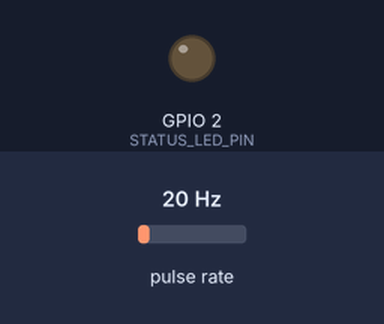
Simulated run of this sketch. Board: ESP32. Shown: output pins drawn as LEDs (lit = HIGH). Wiring (inferred from the names in the program): pulse sensor: data GPIO 4. The inputs (shaded band) are chosen by the test bench; at power-on: pulse rate 20 Hz. WiFi joins after 1.5 s; servers stay silent unless stated; uploads are accepted with an empty reply; the local clock reads 2024-03-15 10:24:30 at power-on unless the sketch sets it; what the sketch prints to the serial monitor is not drawn.

Above: at 5.0 s.
At 7.67 s:
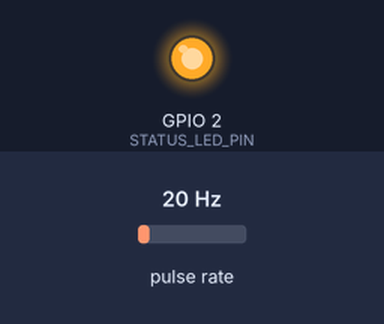
Timing chart, 0 to 9.1 s (numbered marks = the images above):
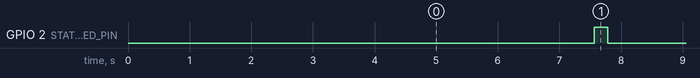

The sketch:

esp32_water_node.ino
```cpp
/**
 * ============================================================================
 * ECOCAMPUS AI — ESP32 WATER FLOW MONITORING NODE (PHASE 4)
 * ============================================================================
 *
 * Hardware Target: ESP32 DevKit V1
 * Flow Sensor:     YF-S201 Hall Effect Water Flow Sensor
 * Power:           5V USB / Phone Hotspot Wi-Fi
 * Backend API:     POST /api/v1/telemetry/ingest
 *
 * Safety:
 * - Low-voltage 5V/3.3V DC operation only.
 * - No AC mains / No pumps connected.
 * ============================================================================
 */

#include <Arduino.h>
#include "config.h"
#include "TelemetryTransport.h"

// ----------------------------------------------------------------------------
// Global State & ISR Variables
// ----------------------------------------------------------------------------
// Volatile pulse counter incremented on each falling/rising edge from the Hall sensor
volatile unsigned long totalPulseCount = 0;
volatile unsigned long intervalPulseCount = 0;

// Timing counters
unsigned long lastSampleTime = 0;
unsigned long lastTelemetryTime = 0;
unsigned long lastWiFiCheckTime = 0;

// Measurement metrics
float currentFlowRateLpm = 0.0f;
float totalVolumeLiters = 0.0f;

// Transport Layer
TelemetryTransport transport;

// ----------------------------------------------------------------------------
// Interrupt Service Routine (ISR)
// Kept in IRAM for fast execution and minimal interrupt latency on ESP32
// ----------------------------------------------------------------------------
void IRAM_ATTR onFlowSensorPulse() {
  totalPulseCount++;
  intervalPulseCount++;
}

// ----------------------------------------------------------------------------
// Setup
// ----------------------------------------------------------------------------
void setup() {
  Serial.begin(115200);
  delay(1000);

  Serial.println("\n==================================================");
  Serial.println("   ECOCAMPUS AI — ESP32 WATER FLOW NODE v1.0      ");
  Serial.println("==================================================");
  Serial.printf("Device UID:  %s\n", DEVICE_ID);
  Serial.printf("Sensor ID:   %s\n", SENSOR_ID);
  Serial.printf("Flow Pin:    GPIO %d\n", FLOW_SENSOR_PIN);
  Serial.printf("Status LED:  GPIO %d\n", STATUS_LED_PIN);
  Serial.println("==================================================\n");

  // Configure Status LED
  pinMode(STATUS_LED_PIN, OUTPUT);
  digitalWrite(STATUS_LED_PIN, LOW);

  // Configure Flow Sensor Pin with Internal Pull-Up
  pinMode(FLOW_SENSOR_PIN, INPUT_PULLUP);
  attachInterrupt(digitalPinToInterrupt(FLOW_SENSOR_PIN), onFlowSensorPulse, FALLING);

  // Initialize Network Connection
  bool connected = transport.connectWiFi(WIFI_SSID, WIFI_PASSWORD, WIFI_CONNECT_TIMEOUT_MS);
  if (connected) {
    // Synchronize Real-Time Clock via NTP
    transport.syncNTP(NTP_SERVER_1, NTP_SERVER_2);
  } else {
    Serial.println("[Warning] Starting loop in offline buffering mode. Will auto-retry Wi-Fi.");
  }

  lastSampleTime = millis();
  lastTelemetryTime = millis();
  lastWiFiCheckTime = millis();
}

// ----------------------------------------------------------------------------
// Helper: Construct JSON Payload Matching EcoCampus AI Schema Contract
// ----------------------------------------------------------------------------
String buildTelemetryJson(float flowRate, float totalVolume, unsigned long pulses, const String& timestamp) {
  // Format matching exact backend schema:
  // {
  //   "device_id": "DEV_ESP32_001",
  //   "sensor_id": "00000000-0000-4000-a000-000000000006",
  //   "flow_rate_lpm": 12.50,
  //   "total_volume_liters": 450.20,
  //   "pulse_count": 560,
  //   "timestamp": "2026-08-30T16:30:00Z"
  // }
  char jsonBuffer[384];
  snprintf(
    jsonBuffer,
    sizeof(jsonBuffer),
    "{"
    "\"device_id\":\"%s\","
    "\"sensor_id\":\"%s\","
    "\"flow_rate_lpm\":%.2f,"
    "\"total_volume_liters\":%.2f,"
    "\"pulse_count\":%lu,"
    "\"timestamp\":\"%s\""
    "}",
    DEVICE_ID,
    SENSOR_ID,
    flowRate,
    totalVolume,
    pulses,
    timestamp.c_str()
  );
  return String(jsonBuffer);
}

// ----------------------------------------------------------------------------
// Main Loop
// ----------------------------------------------------------------------------
void loop() {
  unsigned long currentMillis = millis();

  // 1. Periodic Flow Rate & Volume Calculation (Every 1000ms)
  if (currentMillis - lastSampleTime >= FLOW_SAMPLE_INTERVAL_MS) {
    unsigned long sampleElapsed = currentMillis - lastSampleTime;
    lastSampleTime = currentMillis;

    // Atomically read and reset the interval pulses
    noInterrupts();
    unsigned long pulsesThisSample = intervalPulseCount;
    intervalPulseCount = 0;
    unsigned long snapshotTotalPulses = totalPulseCount;
    interrupts();

    // Pulse Frequency (Hz) = pulses / seconds
    float sampleSec = (float)sampleElapsed / 1000.0f;
    float pulseFrequencyHz = (sampleSec > 0.0f) ? ((float)pulsesThisSample / sampleSec) : 0.0f;

    // Flow Rate (L/min) = Frequency (Hz) / Calibration Factor (7.5 for YF-S201)
    currentFlowRateLpm = pulseFrequencyHz / SENSOR_CALIBRATION_FACTOR;

    // Total Volume (Liters) = Cumulative Pulses / (Calibration Factor * 60)
    // 7.5 pulses/sec for 1 L/min => 7.5 * 60 = 450 pulses per Liter
    totalVolumeLiters = (float)snapshotTotalPulses / (SENSOR_CALIBRATION_FACTOR * 60.0f);

    // Diagnostics to Serial Monitor
    Serial.printf("[Sensor] Pulses/sec: %.1f Hz | Flow Rate: %.2f L/min | Total Volume: %.3f L | Total Pulses: %lu\n",
                  pulseFrequencyHz, currentFlowRateLpm, totalVolumeLiters, snapshotTotalPulses);
  }

  // 2. Periodic Network Connection Health Check (Every 10s)
  if (currentMillis - lastWiFiCheckTime >= 10000) {
    lastWiFiCheckTime = currentMillis;
    if (!transport.isConnected()) {
      Serial.println("[WiFi] Connection lost. Attempting reconnection...");
      transport.connectWiFi(WIFI_SSID, WIFI_PASSWORD, 8000);
    }
  }

  // 3. Periodic Telemetry Transmission (Every TELEMETRY_INTERVAL_MS)
  if (currentMillis - lastTelemetryTime >= TELEMETRY_INTERVAL_MS) {
    lastTelemetryTime = currentMillis;

    noInterrupts();
    unsigned long currentPulses = totalPulseCount;
    interrupts();

    String isoTimestamp = transport.getIso8601Timestamp();
    String jsonPayload = buildTelemetryJson(currentFlowRateLpm, totalVolumeLiters, currentPulses, isoTimestamp);

    Serial.println("\n--------------------------------------------------");
    Serial.println("[Telemetry] Preparing Ingest Payload:");
    Serial.println(jsonPayload);
    Serial.println("--------------------------------------------------");

    // Transmit via HTTP/HTTPS Transport Layer
    TelemetryResponse response = transport.sendTelemetry(
      API_SERVER_URL,
      DEVICE_API_KEY,
      jsonPayload,
      STATUS_LED_PIN
    );

    if (response.isSuccess) {
      Serial.printf("[Telemetry] Telemetry accepted by EcoCampus AI (HTTP %d)\n", response.httpCode);
    } else {
      Serial.printf("[Telemetry] Ingest Failed: %s (HTTP %d)\n", response.errorMessage.c_str(), response.httpCode);
    }
    Serial.println("--------------------------------------------------\n");
  }

  // Yield to background tasks (Wi-Fi stack, watchdog)
  delay(10);
}
```

TelemetryTransport.cpp
```cpp
#include "TelemetryTransport.h"

TelemetryTransport::TelemetryTransport()
  : _lastNtpSync(0), _ntpInitialized(false) {}

bool TelemetryTransport::connectWiFi(const char* ssid, const char* password, unsigned long timeoutMs) {
  Serial.println("\n[WiFi] Initializing Wi-Fi connection...");
  Serial.printf("[WiFi] Target SSID: %s\n", ssid);

  WiFi.mode(WIFI_STA);
  WiFi.begin(ssid, password);

  unsigned long startAttemptTime = millis();

  while (WiFi.status() != WL_CONNECTED && (millis() - startAttemptTime) < timeoutMs) {
    delay(500);
    Serial.print(".");
  }

  if (WiFi.status() == WL_CONNECTED) {
    Serial.println("\n[WiFi] Connected successfully!");
    Serial.printf("[WiFi] IP Address: %s\n", WiFi.localIP().toString().c_str());
    Serial.printf("[WiFi] RSSI (Signal Strength): %d dBm\n", WiFi.RSSI());
    return true;
  } else {
    Serial.println("\n[WiFi] Connection timeout failed.");
    return false;
  }
}

bool TelemetryTransport::isConnected() {
  return (WiFi.status() == WL_CONNECTED);
}

void TelemetryTransport::ensureConnection(const char* ssid, const char* password) {
  if (!isConnected()) {
    Serial.println("[WiFi] Lost connection. Attempting auto-reconnect...");
    connectWiFi(ssid, password);
  }
}

bool TelemetryTransport::syncNTP(const char* ntp1, const char* ntp2) {
  if (!isConnected()) return false;

  Serial.println("[NTP] Synchronizing system clock via NTP...");
  // UTC timezone offset (0, 0)
  configTime(0, 0, ntp1, ntp2);

  struct tm timeinfo;
  int retry = 0;
  while (!getLocalTime(&timeinfo) && retry < 10) {
    delay(500);
    Serial.print(".");
    retry++;
  }

  if (getLocalTime(&timeinfo)) {
    char timeStr[64];
    strftime(timeStr, sizeof(timeStr), "%Y-%m-%d %H:%M:%S UTC", &timeinfo);
    Serial.printf("\n[NTP] Time synchronized: %s\n", timeStr);
    _ntpInitialized = true;
    _lastNtpSync = millis();
    return true;
  } else {
    Serial.println("\n[NTP] Failed to acquire NTP time.");
    return false;
  }
}

String TelemetryTransport::getIso8601Timestamp() {
  struct tm timeinfo;
  if (getLocalTime(&timeinfo)) {
    char buffer[32];
    strftime(buffer, sizeof(buffer), "%Y-%m-%dT%H:%M:%SZ", &timeinfo);
    return String(buffer);
  }

  // Fallback if NTP is unavailable: format from internal epoch or placeholder
  time_t now;
  time(&now);
  if (now > 100000) {
    struct tm* ptm = gmtime(&now);
    char buffer[32];
    strftime(buffer, sizeof(buffer), "%Y-%m-%dT%H:%M:%SZ", ptm);
    return String(buffer);
  }

  return "1970-01-01T00:00:00Z";
}

TelemetryResponse TelemetryTransport::sendTelemetry(
  const String& endpointUrl,
  const String& apiKey,
  const String& jsonPayload,
  int statusLedPin
) {
  TelemetryResponse resp;
  resp.httpCode = -1;
  resp.isSuccess = false;
  resp.payload = "";
  resp.errorMessage = "";

  if (!isConnected()) {
    resp.errorMessage = "Wi-Fi not connected";
    Serial.println("[Transport] ERROR: Cannot send telemetry without Wi-Fi connection.");
    return resp;
  }

  // Toggle status LED for transmit indicator
  if (statusLedPin >= 0) {
    digitalWrite(statusLedPin, HIGH);
  }

  HTTPClient http;
  bool isHttps = endpointUrl.startsWith("https://");

  if (isHttps) {
    WiFiClientSecure* secureClient = new WiFiClientSecure;
    if (secureClient) {
      secureClient->setInsecure(); // Allows HTTPS without pinning bundle for flexibility
      http.begin(*secureClient, endpointUrl);
    } else {
      resp.errorMessage = "Failed to allocate secure client";
      if (statusLedPin >= 0) digitalWrite(statusLedPin, LOW);
      return resp;
    }
  } else {
    WiFiClient client;
    http.begin(client, endpointUrl);
  }

  // Set Request Headers matching EcoCampus AI API Contract
  http.addHeader("Content-Type", "application/json");
  http.addHeader("X-Device-API-Key", apiKey);
  http.setTimeout(10000); // 10-second timeout

  Serial.println("[Transport] Dispatching HTTP POST Telemetry...");
  Serial.printf("[Transport] Endpoint: %s\n", endpointUrl.c_str());

  int httpCode = http.POST(jsonPayload);
  resp.httpCode = httpCode;

  if (httpCode > 0) {
    resp.payload = http.getString();
    if (httpCode == 200 || httpCode == 201) {
      resp.isSuccess = true;
      Serial.printf("[Transport] Success! HTTP Status: %d\n", httpCode);
      Serial.printf("[Transport] Response Body: %s\n", resp.payload.c_str());
    } else {
      resp.isSuccess = false;
      resp.errorMessage = "HTTP Error " + String(httpCode);
      Serial.printf("[Transport] Server returned HTTP %d: %s\n", httpCode, resp.payload.c_str());
    }
  } else {
    resp.isSuccess = false;
    resp.errorMessage = http.errorToString(httpCode);
    Serial.printf("[Transport] POST failed with error: %s (code %d)\n", resp.errorMessage.c_str(), httpCode);
  }

  http.end();

  if (statusLedPin >= 0) {
    digitalWrite(statusLedPin, LOW);
  }

  return resp;
}
```

TelemetryTransport.h
```cpp
#ifndef TELEMETRY_TRANSPORT_H
#define TELEMETRY_TRANSPORT_H

#include <Arduino.h>
#include <WiFi.h>
#include <HTTPClient.h>
#include <WiFiClientSecure.h>
#include <time.h>

struct TelemetryResponse {
  int httpCode;
  String payload;
  bool isSuccess;
  String errorMessage;
};

class TelemetryTransport {
public:
  TelemetryTransport();

  // Network lifecycle management
  bool connectWiFi(const char* ssid, const char* password, unsigned long timeoutMs = 15000);
  bool isConnected();
  void ensureConnection(const char* ssid, const char* password);

  // NTP Clock synchronization
  bool syncNTP(const char* ntp1 = "pool.ntp.org", const char* ntp2 = "time.nist.gov");
  String getIso8601Timestamp();

  // Telemetry Dispatch (Supports HTTP and HTTPS)
  TelemetryResponse sendTelemetry(
    const String& endpointUrl,
    const String& apiKey,
    const String& jsonPayload,
    int statusLedPin = -1
  );

private:
  unsigned long _lastNtpSync;
  bool _ntpInitialized;
};

#endif // TELEMETRY_TRANSPORT_H
```

secrets.example.h
```cpp
#ifndef SECRETS_H
#define SECRETS_H

// ============================================================================
// ECOCAMPUS AI — ESP32 LOCAL SECRETS TEMPLATE
// ============================================================================
// Copy this file to "secrets.h" in the same directory and fill in your actual
// local Wi-Fi credentials.
//
// IMPORTANT: "secrets.h" is git-ignored and MUST NEVER be committed to Git.
// ============================================================================

#define WIFI_SSID           "YOUR_WIFI_SSID"
#define WIFI_PASSWORD       "YOUR_WIFI_PASSWORD"

// Optional local overrides:
// #define DEVICE_API_KEY   "your_local_device_api_key"
// #define API_SERVER_URL   "http://192.168.1.100:3000/api/v1/telemetry/ingest"

#endif // SECRETS_H
```

config.h
```cpp
#ifndef CONFIG_H
#define CONFIG_H

#include <Arduino.h>

// Include local-only secrets if present (secrets.h is gitignored)
#if __has_include("secrets.h")
#include "secrets.h"
#endif

// ============================================================================
// ECOCAMPUS AI — ESP32 WATER NODE HARDWARE & NETWORK CONFIGURATION
// ============================================================================

// ----------------------------------------------------------------------------
// 1. Wi-Fi Hotspot Credentials (Defaults/Placeholders if secrets.h is absent)
// ----------------------------------------------------------------------------
#ifndef WIFI_SSID
#define WIFI_SSID           "YOUR_WIFI_SSID"
#endif

#ifndef WIFI_PASSWORD
#define WIFI_PASSWORD       "YOUR_WIFI_PASSWORD"
#endif

#ifndef WIFI_CONNECT_TIMEOUT_MS
#define WIFI_CONNECT_TIMEOUT_MS  15000 // 15 seconds connection timeout
#endif

#ifndef WIFI_RETRY_DELAY_MS
#define WIFI_RETRY_DELAY_MS      3000  // 3 seconds between retries
#endif

// ----------------------------------------------------------------------------
// 2. EcoCampus AI Backend Telemetry API Configuration
// ----------------------------------------------------------------------------
// Target endpoint matching backend route: POST /api/v1/telemetry/ingest
// When testing against a local Next.js dev server on your laptop (connected to the same phone hotspot):
// Use your laptop's Wi-Fi hotspot IP (e.g. "http://192.168.43.100:3000/api/v1/telemetry/ingest")
// When deployed to production / cloud:
// Use your secure HTTPS domain (e.g. "https://your-domain.vercel.app/api/v1/telemetry/ingest")
#ifndef API_SERVER_URL
#define API_SERVER_URL      "https://eco-campus-ai-nine.vercel.app/api/v1/telemetry/ingest"
#endif

// Device Authentication Key
// Must match the pre-shared key whose SHA-256 hash is registered in the devices database table
#ifndef DEVICE_API_KEY
#define DEVICE_API_KEY      "dev_secret_key_001"
#endif

// ----------------------------------------------------------------------------
// 3. Hardware Identity & Sensor Registry Mappings
// (Matches public.devices and public.sensors in Supabase schema)
// ----------------------------------------------------------------------------
#ifndef DEVICE_ID
#define DEVICE_ID           "DEV_ESP32_001"
#endif

#ifndef SENSOR_ID
#define SENSOR_ID           "00000000-0000-4000-a000-000000000006"
#endif

// ----------------------------------------------------------------------------
// 4. Hardware Pin Allocations (ESP32 DevKit V1)
// ----------------------------------------------------------------------------
#define FLOW_SENSOR_PIN     4   // GPIO 4 (Interrupt-capable, non-strapping pin)
#define STATUS_LED_PIN      2   // GPIO 2 (Onboard blue LED for network & transmit status)

// ----------------------------------------------------------------------------
// 5. Sensor Calibration & Timing Parameters (YF-S201)
// ----------------------------------------------------------------------------
// YF-S201 pulse characteristic: F (Hz) = 7.5 * Q (L/min)
// 7.5 pulses per second for 1 L/min flow rate => 450 pulses = 1 Liter of water
#define SENSOR_CALIBRATION_FACTOR   7.5f

// Telemetry Dispatch Intervals
#define TELEMETRY_INTERVAL_MS       5000  // Dispatch telemetry every 5 seconds (configurable)
#define FLOW_SAMPLE_INTERVAL_MS     1000  // Calculate instantaneous flow every 1 second

// ----------------------------------------------------------------------------
// 6. NTP Time Server Configuration
// ----------------------------------------------------------------------------
#define NTP_SERVER_1        "pool.ntp.org"
#define NTP_SERVER_2        "time.nist.gov"
#define NTP_TIMEOUT_MS      5000

#endif // CONFIG_H
```

Measured:
- by itself, GPIO 2 (STATUS_LED_PIN): alternates HIGH for 0.21 s and LOW for 4.8 s
